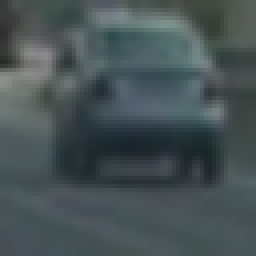
#> input picture training_data/vehicles/GTI_Far/image0029.png, 64 x 64 px (shown 4 times larger); its folder holds 4 pictures in this run; the run also reads 1 picture not shown here
$ jupyter execute --allow-errors P5_Vehicle_Detection_and_Tracking.ipynb   (shell and % lines are left out)   (older library calls are emulated)
#> lines starting #> are read from the running program, lines starting #| are printed output that depends on the picture; pictures that were not available may be replaced by others from this repository, and a replacement may not be noted
# P5: Vehicle Detection and Tracking

## Import the necessary libraries

[cell 1]
import os
import matplotlib.image as mpimg
import matplotlib.pyplot as plt
import numpy as np
import pickle
import cv2
import glob
import time
from random import shuffle
from scipy.ndimage.measurements import label
from skimage.feature import hog
from sklearn.svm import LinearSVC
from sklearn.preprocessing import StandardScaler
from sklearn.cross_validation import train_test_split
from moviepy.editor import VideoFileClip

## Useful functions to be used in the image pipeline for Vehicle Detection and Tracking

[cell 2]
def convert_color(img, conv='RGB2YCrCb'):
    if conv == 'RGB2YCrCb':
        return cv2.cvtColor(img, cv2.COLOR_RGB2YCrCb)
    if conv == 'BGR2YCrCb':
        return cv2.cvtColor(img, cv2.COLOR_BGR2YCrCb)
    if conv == 'RGB2LUV':
        return cv2.cvtColor(img, cv2.COLOR_RGB2LUV)
    if conv == 'BGR2LUV':
        return cv2.cvtColor(img, cv2.COLOR_BGR2LUV)
    if conv == 'RGB2HSV':
        return cv2.cvtColor(img, cv2.COLOR_RGB2HSV)
    if conv == 'BGR2HSV':
        return cv2.cvtColor(img, cv2.COLOR_BGR2HSV)
    if conv == 'RGB2HLS':
        return cv2.cvtColor(img, cv2.COLOR_RGB2HLS)
    if conv == 'BGR2HLS':
        return cv2.cvtColor(img, cv2.COLOR_BGR2HLS)
    if conv == 'RGB2YUV':
        return cv2.cvtColor(img, cv2.COLOR_RGB2YUV)
    if conv == 'BGR2YUV':
        return cv2.cvtColor(img, cv2.COLOR_BGR2YUV)
    if conv == 'RGB2BGR':
        return cv2.cvtColor(img, cv2.COLOR_RGB2BGR)
    if conv == 'BGR2RGB':
        return cv2.cvtColor(img, cv2.COLOR_BGR2RGB)

def get_hog_features(img, orient, pix_per_cell, cell_per_block,
                        vis=False, feature_vec=True):
    # Call with two outputs if vis==True
    if vis == True:
        features, hog_image = hog(img, orientations=orient,
                                  pixels_per_cell=(pix_per_cell, pix_per_cell),
                                  cells_per_block=(cell_per_block, cell_per_block),
                                  transform_sqrt=True,
                                  visualise=vis, feature_vector=feature_vec)
        return features, hog_image
    # Otherwise call with one output
    else:
        features = hog(img, orientations=orient,
                       pixels_per_cell=(pix_per_cell, pix_per_cell),
                       cells_per_block=(cell_per_block, cell_per_block),
                       transform_sqrt=True,
                       visualise=vis, feature_vector=feature_vec)
        return features

def bin_spatial(img, size=(32, 32)):
    color1 = cv2.resize(img[:,:,0], size).ravel()
    color2 = cv2.resize(img[:,:,1], size).ravel()
    color3 = cv2.resize(img[:,:,2], size).ravel()
    return np.hstack((color1, color2, color3))

# Define a function to compute color histogram features
def color_hist(img, nbins=32, bins_range=(0, 256)):
    # Compute the histogram of the color channels separately
    channel1_hist = np.histogram(img[:,:,0], bins=nbins, range=bins_range)
    channel2_hist = np.histogram(img[:,:,1], bins=nbins, range=bins_range)
    channel3_hist = np.histogram(img[:,:,2], bins=nbins, range=bins_range)
    # Concatenate the histograms into a single feature vector
    hist_features = np.concatenate((channel1_hist[0], channel2_hist[0], channel3_hist[0]))
    # Return the individual histograms, bin_centers and feature vector
    return hist_features

[cell 3]
# Define a single function that can extract features using hog sub-sampling and make predictions
# [65 lines left out: function find_cars, not called in this run]

[cell 4]
## Heat-map functions
# [30 lines left out: functions add_heat, apply_threshold, draw_labeled_bboxes, not called in this run]

## Training

[cell 5]
# Define a function to extract features from a list of images
# Have this function call bin_spatial(), color_hist() and get_hog_features()
def extract_features(imgs, cspace='RGB', orient=9,
                        pix_per_cell=8, cell_per_block=2, hog_channel=0):
    # Create a list to append feature vectors to
    features = []
    # Iterate through the list of images
    for file in imgs:
        # Read in each one by one
        image = mpimg.imread(file)
        # apply color conversion if other than 'RGB'
        if cspace != 'RGB':
            if cspace == 'HSV':
                feature_image = cv2.cvtColor(image, cv2.COLOR_RGB2HSV)
            elif cspace == 'LUV':
                feature_image = cv2.cvtColor(image, cv2.COLOR_RGB2LUV)
            elif cspace == 'HLS':
                feature_image = cv2.cvtColor(image, cv2.COLOR_RGB2HLS)
            elif cspace == 'YUV':
                feature_image = cv2.cvtColor(image, cv2.COLOR_RGB2YUV)
            elif cspace == 'YCrCb':
                feature_image = cv2.cvtColor(image, cv2.COLOR_RGB2YCrCb)
        else: feature_image = np.copy(image)

        # Call get_hog_features() with vis=False, feature_vec=True
        if hog_channel == 'ALL':
            hog_features = []
            for channel in range(feature_image.shape[2]):
                hog_features.append(get_hog_features(feature_image[:,:,channel],
                                    orient, pix_per_cell, cell_per_block,
                                    vis=False, feature_vec=True))
            hog_features = np.ravel(hog_features)
        else:
            hog_features = get_hog_features(feature_image[:,:,hog_channel], orient,
                        pix_per_cell, cell_per_block, vis=False, feature_vec=True)

        # Apply bin_spatial() to get spatial color features
        spatial_features = bin_spatial(feature_image, size=spatial_size)
        # Apply color_hist() also with a color space option now
        hist_features = color_hist(feature_image, nbins=hist_bins)
        # Append the new feature vector to the features list
        combined_features = np.concatenate((spatial_features, hist_features))
        combined_features = np.concatenate((combined_features, hog_features))
        # Append the new feature vector to the features list
        features.append(combined_features)

    # Return list of feature vectors
    return features

[cell 6]
def process_glob_images(images, category):
    for image in images:
        if category == 'cars':
            cars.append(image)
        else:
            notcars.append(image)

[cell 7]
# Divide up into cars and notcars
# Read in car and non-car images
cars = []
car_images1 = glob.glob('training_data/vehicles/GTI_Far/*.png')
car_images2 = glob.glob('training_data/vehicles/GTI_Left/*.png')
car_images3 = glob.glob('training_data/vehicles/GTI_MiddleClose/*.png')
car_images4 = glob.glob('training_data/vehicles/GTI_Right/*.png')
car_images5 = glob.glob('training_data/vehicles/KITTI_extracted/*.png')
process_glob_images(car_images1,'cars')
process_glob_images(car_images1,'cars')
process_glob_images(car_images1,'cars')
process_glob_images(car_images1,'cars')
process_glob_images(car_images1,'cars')
print("There are " + str(len(cars)) + " cars images in the training dataset")
shuffle(cars)

notcars = []
non_car_images1 = glob.glob('training_data/non-vehicles/Extras/*.png')
non_car_images2 = glob.glob('training_data/non-vehicles/GTI/*.png')
process_glob_images(non_car_images1,'notcars')
process_glob_images(non_car_images2,'notcars')
shuffle(notcars)
#notcars = notcars[:len(cars)]
print("There are " + str(len(notcars)) + " not-cars images in the training dataset")


colorspace = 'HLS' # Can be RGB, HSV, LUV, HLS, YUV, YCrCb
orient = 9  # HOG orientations
pix_per_cell = 8 # HOG pixels per cell
cell_per_block = 2 # HOG cells per block
hog_channel = "ALL" # Can be 0, 1, 2, or "ALL"
spatial_size = (32, 32) # Spatial binning dimensions
hist_bins = 16    # Number of histogram bins
spatial_feat = True # Spatial features on or off
hist_feat = True # Histogram features on or off
hog_feat = True # HOG features on or off
y_start_stop = [400, 656] # Min and max in y to search in slide_window()

t=time.time()
car_features = extract_features(cars, cspace=colorspace, orient=orient,
                        pix_per_cell=pix_per_cell, cell_per_block=cell_per_block,
                        hog_channel=hog_channel)
#> in extract_features, image is the input picture: shape (64, 64, 3) float32; mean R, G, B 0.277, 0.324, 0.333
#> in extract_features, `feature_image = cv2.cvtColor(image, cv2.COLOR_RGB2HLS)`: feature_image: shape (64, 64, 3) float32; mean of channels 0, 1, 2 183.7, 0.3, 0.1
#> after the loop in extract_features, `for channel in range(feature_image.shape[2]):`: hog_features = 3 items
#> in extract_features, `hog_features = np.ravel(hog_features)`: hog_features = 5292 values, max 0.529 at index 3136, min 0 at index 17, mean 0.133
#> in bin_spatial, `color1 = cv2.resize(img[:,:,0], size).ravel()`: color1 = 1024 values, max 277.5 at index 229, min 0 at index 128, mean 183.7
#> in bin_spatial, `color2 = cv2.resize(img[:,:,1], size).ravel()`: color2 = 1024 values, max 0.543 at index 320, min 0.132 at index 601, mean 0.306
#> in bin_spatial, `color3 = cv2.resize(img[:,:,2], size).ravel()`: color3 = 1024 values, max 0.298 at index 559, min 0 at index 128, mean 0.105
#> in extract_features, `spatial_features = bin_spatial(feature_image, size=spatial_size)`: spatial_features = 3072 values, max 277.5 at index 229, min 0 at index 128, mean 61.36
#> in color_hist, `hist_features = np.concatenate((channel1_hist[0], channel2_hist[0], ch..`: hist_features = 48 values, max 4096 at index 16, min 0 at index 2, mean 255.7
#> in extract_features, `combined_features = np.concatenate((spatial_features, hist_features))`: combined_features = 3120 values, max 4096 at index 3088, min 0 at index 128, mean 64.35
#> in extract_features, `combined_features = np.concatenate((combined_features, hog_features))`: combined_features = 8412 values, max 4096 at index 3088, min 0 at index 128, mean 23.95
notcar_features = extract_features(notcars, cspace=colorspace, orient=orient,
                        pix_per_cell=pix_per_cell, cell_per_block=cell_per_block,
                        hog_channel=hog_channel)
#> notcar_features = 2 items
t2 = time.time()
print(round(t2-t, 2), 'Seconds to extract HOG features...')
# Create an array stack of feature vectors
X = np.vstack((car_features, notcar_features)).astype(np.float64)
# Fit a per-column scaler
X_scaler = StandardScaler().fit(X)
# Apply the scaler to X
scaled_X = X_scaler.transform(X)

# Define the labels vector
y = np.hstack((np.ones(len(car_features)), np.zeros(len(notcar_features))))


# Split up data into randomized training and test sets
rand_state = np.random.randint(0, 100)
X_train, X_test, y_train, y_test = train_test_split(
    scaled_X, y, test_size=0.2, random_state=rand_state)

print('Using:',orient,'orientations',pix_per_cell,
    'pixels per cell and', cell_per_block,'cells per block')
print('Feature vector length:', len(X_train[0]))
# Use a linear SVC
svc = LinearSVC()
# Check the training time for the SVC
t=time.time()
svc.fit(X_train, y_train)
t2 = time.time()
print(round(t2-t, 2), 'Seconds to train SVC...')
# Check the score of the SVC
print('Test Accuracy of SVC = ', round(svc.score(X_test, y_test), 4))
# Check the prediction time for a single sample
t=time.time()
n_predict = 10
print('My SVC predicts: ', svc.predict(X_test[0:n_predict]))
print('For these',n_predict, 'labels: ', y_test[0:n_predict])
t2 = time.time()
print(round(t2-t, 5), 'Seconds to predict', n_predict,'labels with SVC')

## Image Pipeline

[cell 8]
# This function makes sure that each processed image is saved in the
# appropriate folder
# [12 lines left out: function save_img, not called in this run]

[cell 9]
# [9 lines left out: function draw_boxes, not called in this run]

[cell 10]
ystart = y_start_stop[0]
ystop = y_start_stop[1]

# This function processes each individual image coming from the video stream
# and estimates where the cars are
# [32 lines left out: function image_pipeline, not called in this run]

## Test Images

[cell 11]
# Create the output_images directory
if not os.path.exists("output_images"):
    os.makedirs("output_images")

# Read in and make a list of the test images
test_images = glob.glob('test_images/*.jpg')

for fname in test_images:
    # read in each image
    img = mpimg.imread(fname)

    result = image_pipeline(img, fname)

[cell 12]
# Show Hog Features on a couple of training images

fig1 = plt.figure()
# Car Image
car_image = mpimg.imread(cars[0])
car_image_HLS = convert_color(car_image, conv='RGB2HLS')
plt.subplot(221)
plt.imshow(car_image)
plt.title('Car (RGB)')
plt.subplot(223)
plt.imshow(car_image_HLS)
plt.title('Car (HLS)')
# Non-Car Image
non_car_img = mpimg.imread(notcars[0])
non_car_image_HLS = convert_color(non_car_img, conv='RGB2HLS')
plt.subplot(222)
plt.imshow(non_car_img)
plt.title('Not-Car (RGB)')
plt.subplot(224)
plt.imshow(non_car_image_HLS)
plt.title('Not-Car (HLS)')
plt.tight_layout()
fig1.savefig('training_examples/car_and_noncar.png')
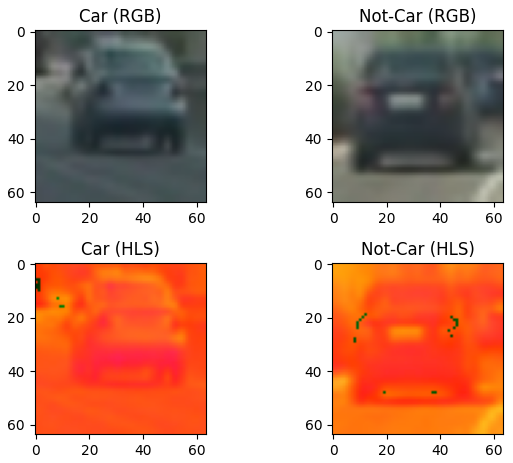
#> figure drawn by matplotlib, 4 panels


fig2 = plt.figure()
# Car channels and HOG features
ch1_car = car_image_HLS[:,:,0]
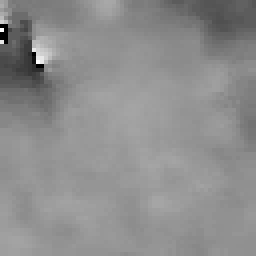
#> ch1_car: shape (64, 64) float32 (shown 4 times larger); min 0, max 330, mean 183.7; drawn with min black and max white
ch2_car = car_image_HLS[:,:,1]
ch3_car = car_image_HLS[:,:,2]
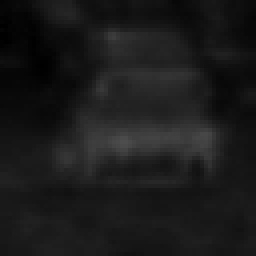
#> ch3_car: shape (64, 64) float32 (shown 4 times larger); min 0, max 0.306, mean 0.105
(features_ch1_car, hog_image_ch1_car) = get_hog_features(ch1_car, orient, pix_per_cell, cell_per_block, vis=True, feature_vec=False)
(features_ch2_car, hog_image_ch2_car) = get_hog_features(ch2_car, orient, pix_per_cell, cell_per_block, vis=True, feature_vec=False)
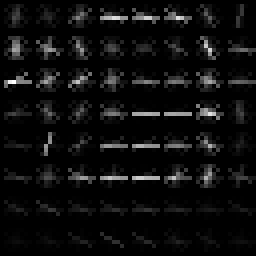
#> hog_image_ch2_car: shape (64, 64) float32 (shown 4 times larger); min 0, max 0.0641, mean 0.00347; drawn with min black and max white
(features_ch3_car, hog_image_ch3_car) = get_hog_features(ch3_car, orient, pix_per_cell, cell_per_block, vis=True, feature_vec=False)
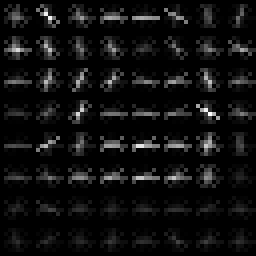
#> hog_image_ch3_car: shape (64, 64) float32 (shown 4 times larger); min 0, max 0.0513, mean 0.00323; drawn with min black and max white
# Non-car channels and HOG features
ch1_non_car = non_car_image_HLS[:,:,0]
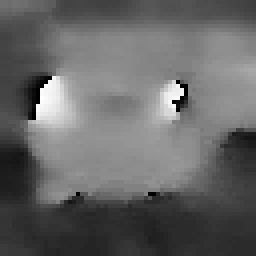
#> ch1_non_car: shape (64, 64) float32 (shown 4 times larger); min 0, max 355, mean 142.3; drawn with min black and max white
ch2_non_car = non_car_image_HLS[:,:,1]
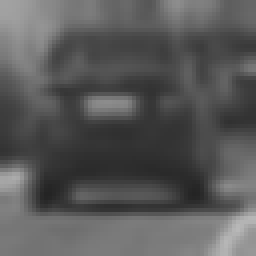
#> ch2_non_car: shape (64, 64) float32 (shown 4 times larger); min 0.141, max 0.722, mean 0.349
ch3_non_car = non_car_image_HLS[:,:,2]
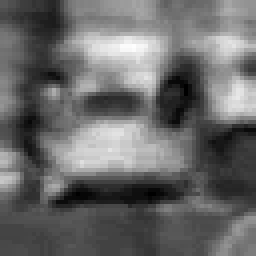
#> ch3_non_car: shape (64, 64) float32 (shown 4 times larger); min 0, max 0.188, mean 0.0778; drawn with min black and max white
(features_ch1_non_car, hog_image_ch1_non_car) = get_hog_features(ch1_non_car, orient, pix_per_cell, cell_per_block, vis=True, feature_vec=False)
(features_ch2_non_car, hog_image_ch2_non_car) = get_hog_features(ch2_non_car, orient, pix_per_cell, cell_per_block, vis=True, feature_vec=False)
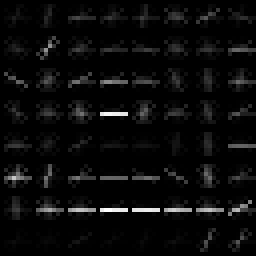
#> hog_image_ch2_non_car: shape (64, 64) float32 (shown 4 times larger); min 0, max 0.0968, mean 0.00406; drawn with min black and max white
(features_ch3_non_car, hog_image_ch3_non_car) = get_hog_features(ch3_non_car, orient, pix_per_cell, cell_per_block, vis=True, feature_vec=False)
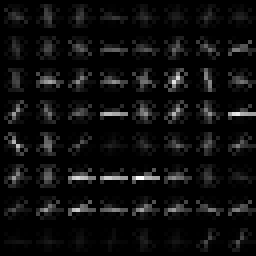
#> hog_image_ch3_non_car: shape (64, 64) float32 (shown 4 times larger); min 0, max 0.0672, mean 0.00377; drawn with min black and max white

plt.subplot2grid((3,4), (0,0))
plt.imshow(ch1_car, cmap='gray')
plt.title('Car ch1')
plt.subplot2grid((3,4), (1,0))
plt.imshow(ch2_car, cmap='gray')
plt.title('Car ch2')
plt.subplot2grid((3,4), (2,0))
plt.imshow(ch3_car, cmap='gray')
plt.title('Car ch3')

plt.subplot2grid((3,4), (0,1))
plt.imshow(hog_image_ch1_car, cmap='gray')
plt.title('Car ch1 Hog')
plt.subplot2grid((3,4), (1,1))
plt.imshow(hog_image_ch2_car, cmap='gray')
plt.title('Car ch2 Hog')
plt.subplot2grid((3,4), (2,1))
plt.imshow(hog_image_ch3_car, cmap='gray')
plt.title('Car ch3 Hog')

plt.subplot2grid((3,4), (0,2))
plt.imshow(ch1_non_car, cmap='gray')
plt.title('Non-Car ch1')
plt.subplot2grid((3,4), (1,2))
plt.imshow(ch2_non_car, cmap='gray')
plt.title('Non-Car ch2')
plt.subplot2grid((3,4), (2,2))
plt.imshow(ch3_non_car, cmap='gray')
plt.title('Non-Car ch3')

plt.subplot2grid((3,4), (0,3))
plt.imshow(hog_image_ch1_non_car, cmap='gray')
plt.title('Non-Car ch1 Hog')
plt.subplot2grid((3,4), (1,3))
plt.imshow(hog_image_ch2_non_car, cmap='gray')
plt.title('Non-Car ch2 Hog')
plt.subplot2grid((3,4), (2,3))
plt.imshow(hog_image_ch3_non_car, cmap='gray')
plt.title('Non-Car ch3 Hog')

plt.tight_layout()
fig2.savefig('training_examples/HOG_features.png')
